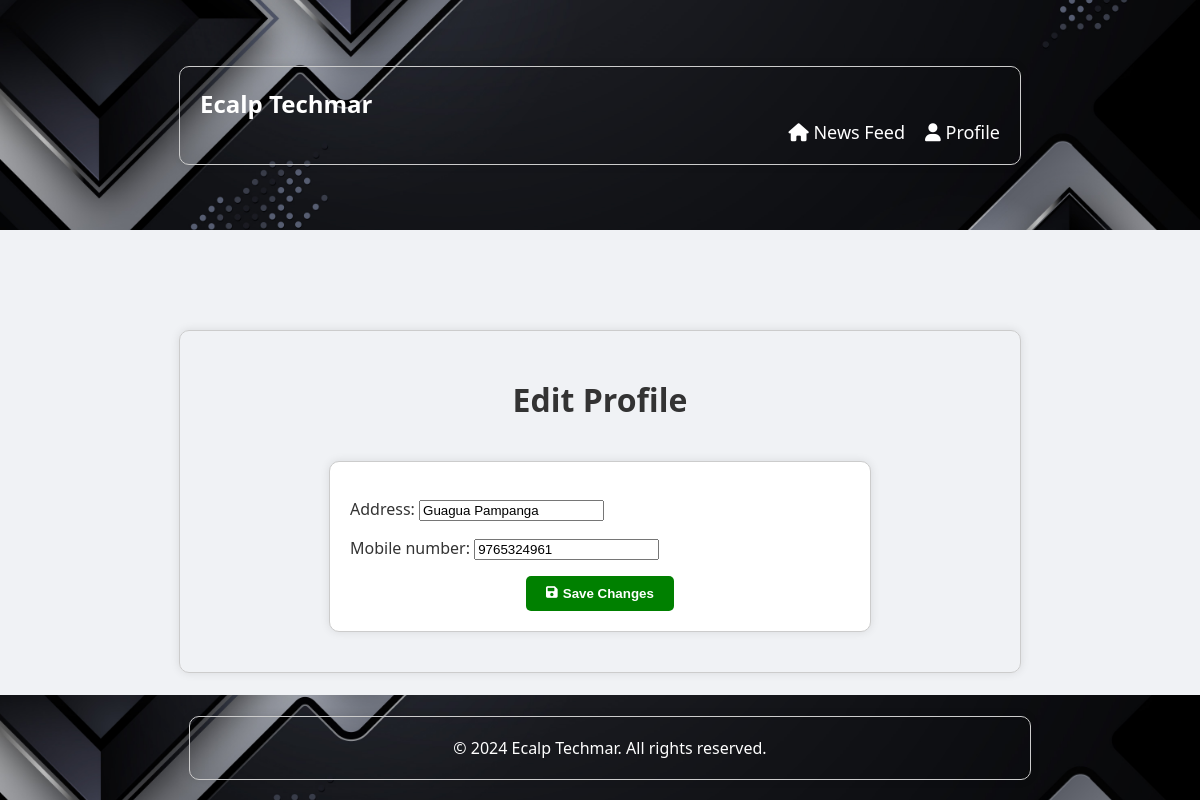
Page /newsfeed/edit_profile/ (signed in) on the earlier database version.
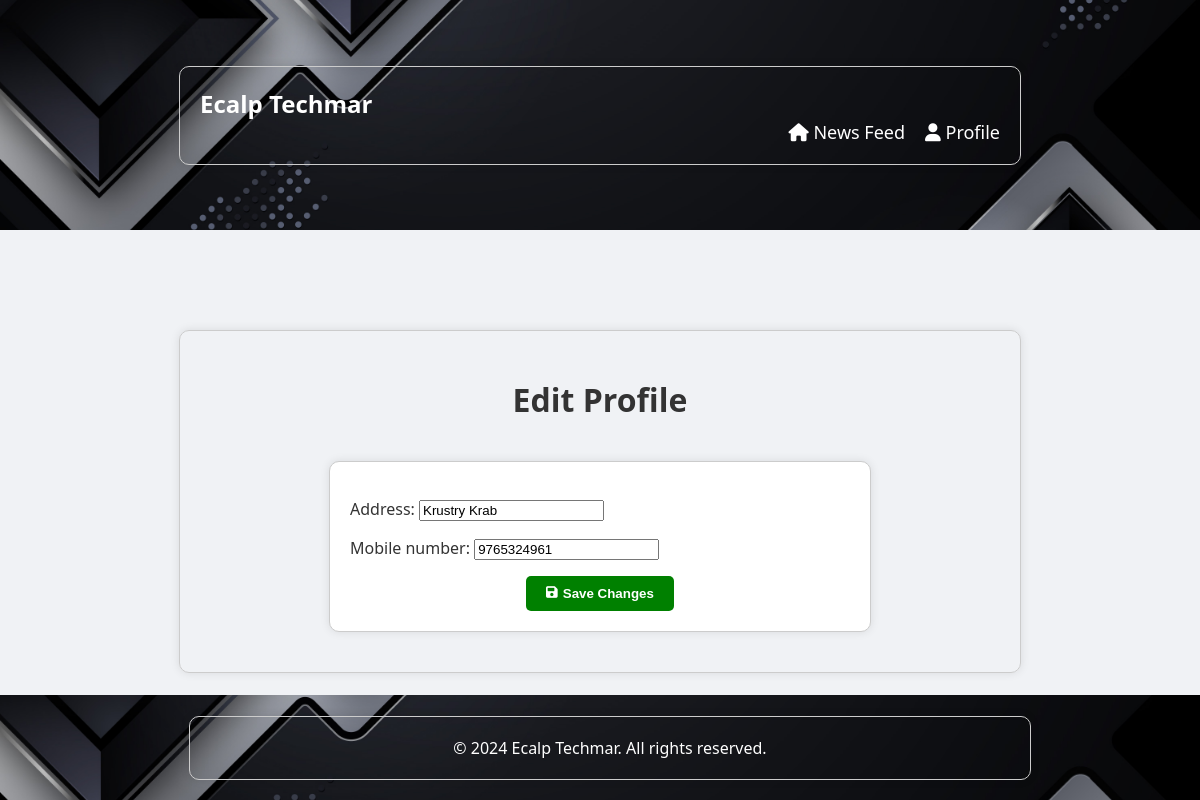
Same page on the later database version.
### newsfeed/models.py (models this page shows, shortened)
class Profile(models.Model):
    user = models.OneToOneField(User, on_delete=models.CASCADE)
    mobile_number = models.CharField(max_length=20)
    address = models.CharField(max_length=255)

### newsfeed/views.py (the view)
# urls.py: path('edit_profile/', edit_profile, name='edit_profile'),
@login_required
def edit_profile(request):
    if request.method == 'POST':
        form = ProfileForm(request.POST, instance=request.user.profile)
        if form.is_valid():
            form.save()
            messages.success(request, 'Profile updated successfully!')
            return redirect('newsfeed')
    else:
        form = ProfileForm(instance=request.user.profile)
    return render(request, 'edit_profile.html', {'form': form})

### newsfeed/forms.py (shortened to what this page needs)
class ProfileForm(forms.ModelForm):
    mobile_number = forms.CharField(max_length=10)
    class Meta:
        model = Profile
        fields = ('address', 'mobile_number')
    def __init__(self, *args, **kwargs):
        super(ProfileForm, self).__init__(*args, **kwargs)
        self.fields['mobile_number'].widget.attrs['placeholder'] = '+63 9123456789'

### newsfeed/templates/edit_profile.html (shortened to what this page needs)
<!DOCTYPE html>
<html lang="en">
<head>
    {% load static %}
    <link rel="stylesheet" href="{% static 'main/styles.css' %}">
    <link rel="stylesheet" href="https://cdnjs.cloudflare.com/ajax/libs/font-awesome/6.0.0-beta3/css/all.min.css">
</head>
<body>
    <header>
        <div class="container">
            <h1 class="logo">Ecalp Techmar</h1>
            <nav>
                <ul>
                    <li><a href="{% url 'newsfeed' %}"><i class="fas fa-home"></i> News Feed</a></li>
                    <li><a href="{% url 'profile' request.user.pk %}"><i class="fas fa-user"></i> Profile</a></li>
        </div>
    </header>
    <section id="edit-profile">
    <div class="container">
        <h2>Edit Profile</h2>
        <form method="post" class="report-form">
            {{ form.as_p }}
            <button type="submit" class="report-button" style="background-color: green; color: white;"><i class="fas fa-save"></i> Save Changes</button>
        </form>
    </div>
</section>
    <footer>
        <div class="container">
            <div class="footer-content">
                <p style="text-align: center; width: 100%;">&copy; 2024 Ecalp Techmar. All rights reserved.</p>
            </div>
        </div>
    </footer>
</body>
</html>

Differences in the rows shown:
changed Profile: address "Guagua Pampanga" → "Krustry Krab"
